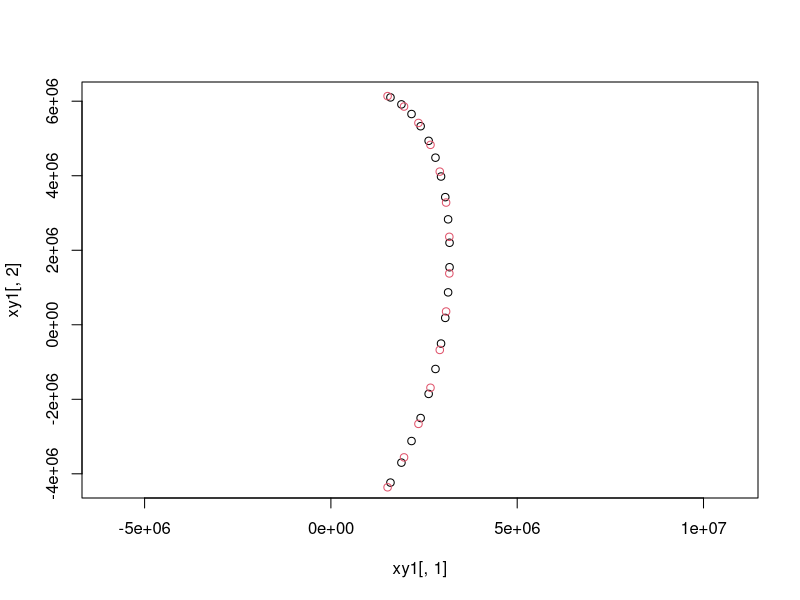

Write R code to recreate this figure.
# test st_project()

library(sf)

n <- 20

# 1. Works
lon <- rep(30, n)
lat <- seq(-60, 60, length.out=n)
ll <- cbind(lon,lat)
xy1 <- sf::sf_project("+proj=longlat", "+proj=ortho +lat_0=-20", ll, keep=TRUE)
print(xy1)
plot(xy1[,1], xy1[,2], asp=1)

# 2. Fails on 30E, 70N. Q: is there an arg that makes spTransform() return
# Inf/NA as needed?
lon <- rep(30, n)
lat <- seq(-90, 90, length.out=n)
ll <- cbind(lon,lat)
xy2 <- sf::sf_project("+proj=longlat", "+proj=ortho +lat_0=-20", ll, keep=TRUE)
print(xy2)
points(xy2[,1], xy2[,2], col=2)
